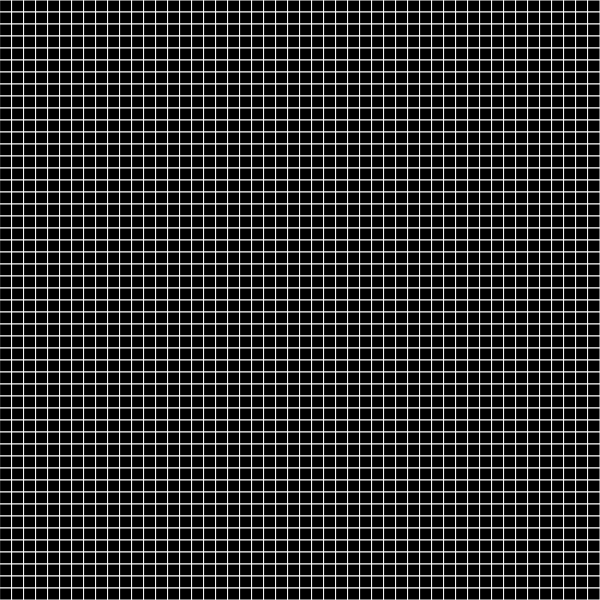
Frame 1 (no input)
Frame 60 (no input): identical to frame 1, image omitted
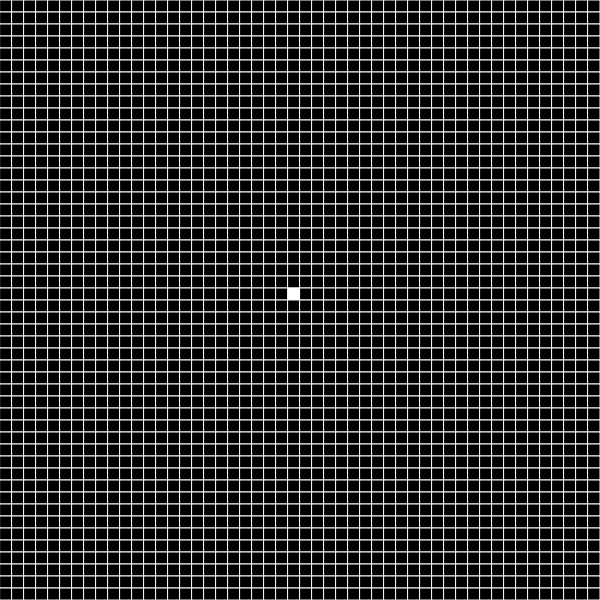
Frame 120 (the mouse pressed at the canvas centre since frame 60)

The p5.js sketch that drew these frames (run headless with seeded random() and noise() and a simulated clock; from frame 60 on, the mouse is pressed at the canvas centre):

// p5.js sketch
// ── sketch.js
var GRID_SIZE = 50;
var CANVAS_SIZE = 600;
var CELL_SIZE = CANVAS_SIZE/GRID_SIZE;
var grid;
var button;
var play;
var slider_speed;


function setup() {
	grid = new Grid();
	createCanvas(CANVAS_SIZE, CANVAS_SIZE);
	
	
	
	
	slider_speed = createSlider(1, 200, 10, 1);
	slider_speed.style('width', '80px');
	
	
	button = createButton("Play");
	button.mousePressed(play_pause);
}

function play_pause(){	
	play = !play
	if(play) button.html("Pause");
	else button.html("Play");
}

function draw() {
	
	
			
		background(0);
		
		stroke(255, 255, 255);
		
		
		//draw
		grid.show();
		
		
	if(play && frameCount % slider_speed.value() == 0){	
		//update
		grid.update();
	}
}

function mousePressed(){
	if (0<=mouseX && mouseX<=CANVAS_SIZE && 0<=mouseY && mouseY<=CANVAS_SIZE){
		this.grid.changeCell(ceil(mouseX/CELL_SIZE), ceil(mouseY/CELL_SIZE));
	}
}

function mouseWheel(){
	if (0<=mouseX && mouseX<=CANVAS_SIZE && 0<=mouseY && mouseY<=CANVAS_SIZE){
		var a = this.grid.grid[ceil(mouseX/CELL_SIZE)][ceil(mouseY/CELL_SIZE)];
		
		console.log(a.neighbors);
		console.log(a.acumNeighbors);
	}
}
// ── cell.js
function Cell(x, y){
	this.x = x;
	this.y = y;
	this.alive = false;
	this.neighbors = 0;
	this.acumNeighbors = 0;
	
	
	
	this.show = function(){
		if (this.alive == 1) {
			fill(255,255,255);
		}
		else {
			fill(0,0,0);
		}
		rect((x-1)*CELL_SIZE, (y-1)*CELL_SIZE, CELL_SIZE, CELL_SIZE);
	}
	
	this.modifyNeighbors = function(n){
		this.acumNeighbors += n;
	}
	
	this.updateNeighbors = function(){
		this.neighbors += this.acumNeighbors;
		this.acumNeighbors = 0;
		return this.neighbors;
	}
}
// ── grid.js
function Grid(){
	this.grid = new Array(GRID_SIZE+2);
	
	
	for (var i = 0; i < GRID_SIZE+2; i++) {
	  this.grid[i] = new Array(GRID_SIZE+2);
	  
	  for (var j = 0; j < GRID_SIZE+2; j++){
		  this.grid[i][j] = new Cell(i,j);
	  }
	}
	
	
	this.show = function(){
		for (var i = 1; i <= GRID_SIZE; i++) {
			for (var j = 1; j <= GRID_SIZE; j++) {
				this.grid[i][j].show();
			}
		}
	}
	
	this.update = function(){
		
		this.updateNeighbors();
		
		for (var i = 1; i <= GRID_SIZE; i++) {
			for (var j = 1; j <= GRID_SIZE; j++) {
				
				var n = this.grid[i][j].neighbors;
				if (this.grid[i][j].alive && n != 2 && n != 3){
					this.changeCell(i,j);
				}
				if (!this.grid[i][j].alive && n == 3){
					this.changeCell(i,j);
				}

			}
		}
		
	}
	
	
	this.updateNeighbors = function(){
		for (var i = 1; i <= GRID_SIZE; i++) {
			for (var j = 1; j <= GRID_SIZE; j++) {
					this.grid[i][j].updateNeighbors();
			}
		}
	}
	
	
	this.changeCell = function(i, j){
		console.log("hola");
		console.log(i);
		console.log(j);
		var incrementNeighbors;
		if (this.grid[i][j].alive){
			this.grid[i][j].alive = false;
			incrementNeighbors = -1;
		}
		else {
			this.grid[i][j].alive = true;
			incrementNeighbors = 1;
		}

		
		for(k = i-1; k <= i+1; k++){
			for (var l = j-1; l <= j+1; l++){
				if (k == i && l == j) continue;
				this.grid[k][l].modifyNeighbors(incrementNeighbors);
			}
		}
		
	}
}
